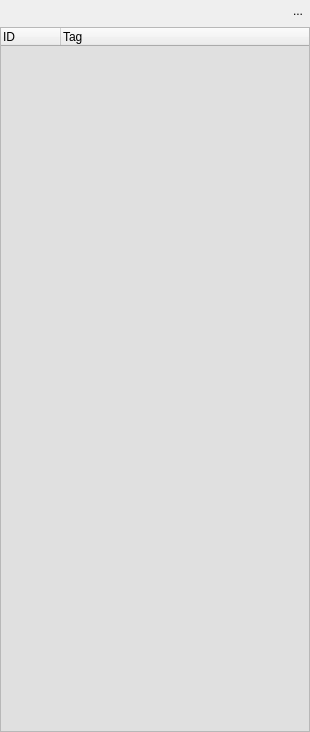
<?xml version="1.0" encoding="UTF-8"?>
<ui version="4.0">
 <class>ElementWidget</class>
 <widget class="QWidget" name="ElementWidget">
  <property name="geometry">
   <rect>
    <x>0</x>
    <y>0</y>
    <width>310</width>
    <height>732</height>
   </rect>
  </property>
  <property name="windowTitle">
   <string>Form</string>
  </property>
  <layout class="QVBoxLayout" name="verticalLayout">
   <property name="margin">
    <number>0</number>
   </property>
   <item>
    <layout class="QHBoxLayout" name="horizontalLayout">
     <item>
      <widget class="FilterWidget" name="filter" native="true">
       <property name="minimumSize">
        <size>
         <width>0</width>
         <height>20</height>
        </size>
       </property>
      </widget>
     </item>
     <item>
      <widget class="QToolButton" name="saveButton">
       <property name="minimumSize">
        <size>
         <width>20</width>
         <height>20</height>
        </size>
       </property>
       <property name="maximumSize">
        <size>
         <width>16777215</width>
         <height>16777215</height>
        </size>
       </property>
       <property name="text">
        <string/>
       </property>
       <property name="icon">
        <iconset resource="../editor.qrc">
         <normaloff>:/icons/res/icons/save.png</normaloff>:/icons/res/icons/save.png</iconset>
       </property>
       <property name="iconSize">
        <size>
         <width>24</width>
         <height>24</height>
        </size>
       </property>
       <property name="shortcut">
        <string>Ctrl+S</string>
       </property>
       <property name="checkable">
        <bool>false</bool>
       </property>
       <property name="autoRepeat">
        <bool>false</bool>
       </property>
       <property name="autoExclusive">
        <bool>false</bool>
       </property>
       <property name="popupMode">
        <enum>QToolButton::InstantPopup</enum>
       </property>
       <property name="toolButtonStyle">
        <enum>Qt::ToolButtonIconOnly</enum>
       </property>
       <property name="autoRaise">
        <bool>true</bool>
       </property>
       <property name="arrowType">
        <enum>Qt::NoArrow</enum>
       </property>
      </widget>
     </item>
     <item>
      <widget class="QToolButton" name="saveAllButton">
       <property name="text">
        <string>...</string>
       </property>
       <property name="icon">
        <iconset resource="../editor.qrc">
         <normaloff>:/icons/res/icons/parentdir-128.png</normaloff>:/icons/res/icons/parentdir-128.png</iconset>
       </property>
       <property name="iconSize">
        <size>
         <width>24</width>
         <height>24</height>
        </size>
       </property>
       <property name="shortcut">
        <string>Ctrl+Shift+S</string>
       </property>
       <property name="autoRaise">
        <bool>true</bool>
       </property>
      </widget>
     </item>
    </layout>
   </item>
   <item>
    <widget class="QTreeWidget" name="elementView">
     <property name="palette">
      <palette>
       <active>
        <colorrole role="Base">
         <brush brushstyle="SolidPattern">
          <color alpha="255">
           <red>224</red>
           <green>224</green>
           <blue>224</blue>
          </color>
         </brush>
        </colorrole>
       </active>
       <inactive>
        <colorrole role="Base">
         <brush brushstyle="SolidPattern">
          <color alpha="255">
           <red>224</red>
           <green>224</green>
           <blue>224</blue>
          </color>
         </brush>
        </colorrole>
       </inactive>
       <disabled>
        <colorrole role="Base">
         <brush brushstyle="SolidPattern">
          <color alpha="255">
           <red>240</red>
           <green>240</green>
           <blue>240</blue>
          </color>
         </brush>
        </colorrole>
       </disabled>
      </palette>
     </property>
     <property name="focusPolicy">
      <enum>Qt::WheelFocus</enum>
     </property>
     <property name="acceptDrops">
      <bool>true</bool>
     </property>
     <property name="styleSheet">
      <string notr="true"> QTreeView {
     show-decoration-selected: 0;
 }

QTreeView::item:selected {
	background-color: rgb(0, 85, 255);
	 border-radius: 0px;
     border: 0px solid rgb(224, 224, 224);
     padding: 0px;
	color: white;
 }

/*
QTreeView::item:focus {
	background-color: rgb(255, 255, 90);
     border: 1px solid rgb(0, 0, 0);
	 border-radius: 5px;
     padding: -1px;
	 color: black;
 }
*/

 QTreeView::item:hover:!focus {
	 background-color: rgb(85, 170, 255);
	 border-radius: 0px;
     border:0px solid rgb(0, 0, 0);
     padding: 0px;
 }
</string>
     </property>
     <property name="dragEnabled">
      <bool>false</bool>
     </property>
     <property name="dragDropMode">
      <enum>QAbstractItemView::NoDragDrop</enum>
     </property>
     <property name="alternatingRowColors">
      <bool>true</bool>
     </property>
     <property name="selectionMode">
      <enum>QAbstractItemView::SingleSelection</enum>
     </property>
     <property name="rootIsDecorated">
      <bool>false</bool>
     </property>
     <property name="allColumnsShowFocus">
      <bool>false</bool>
     </property>
     <property name="columnCount">
      <number>2</number>
     </property>
     <attribute name="headerCascadingSectionResizes">
      <bool>false</bool>
     </attribute>
     <attribute name="headerDefaultSectionSize">
      <number>60</number>
     </attribute>
     <attribute name="headerHighlightSections">
      <bool>false</bool>
     </attribute>
     <attribute name="headerShowSortIndicator" stdset="0">
      <bool>false</bool>
     </attribute>
     <column>
      <property name="text">
       <string>ID</string>
      </property>
     </column>
     <column>
      <property name="text">
       <string>Tag</string>
      </property>
     </column>
    </widget>
   </item>
  </layout>
 </widget>
 <customwidgets>
  <customwidget>
   <class>FilterWidget</class>
   <extends>QWidget</extends>
   <header>../src/widgets/FilterWidget.h</header>
   <container>1</container>
  </customwidget>
 </customwidgets>
 <resources>
  <include location="../editor.qrc"/>
 </resources>
 <connections>
  <connection>
   <sender>saveButton</sender>
   <signal>clicked()</signal>
   <receiver>ElementWidget</receiver>
   <slot>onSave()</slot>
   <hints>
    <hint type="sourcelabel">
     <x>297</x>
     <y>11</y>
    </hint>
    <hint type="destinationlabel">
     <x>154</x>
     <y>365</y>
    </hint>
   </hints>
  </connection>
  <connection>
   <sender>saveAllButton</sender>
   <signal>clicked()</signal>
   <receiver>ElementWidget</receiver>
   <slot>onSaveAll()</slot>
   <hints>
    <hint type="sourcelabel">
     <x>293</x>
     <y>15</y>
    </hint>
    <hint type="destinationlabel">
     <x>154</x>
     <y>365</y>
    </hint>
   </hints>
  </connection>
 </connections>
 <slots>
  <slot>onSave()</slot>
  <slot>onSaveAll()</slot>
 </slots>
</ui>
